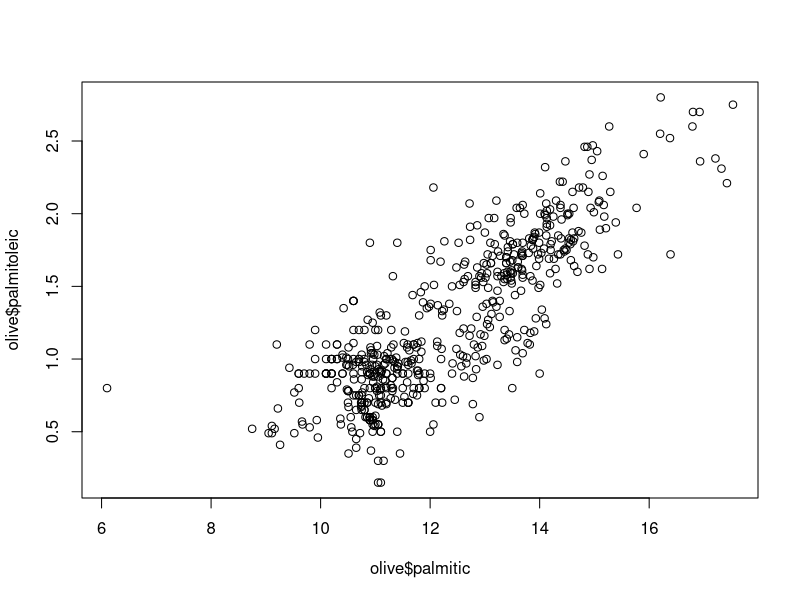
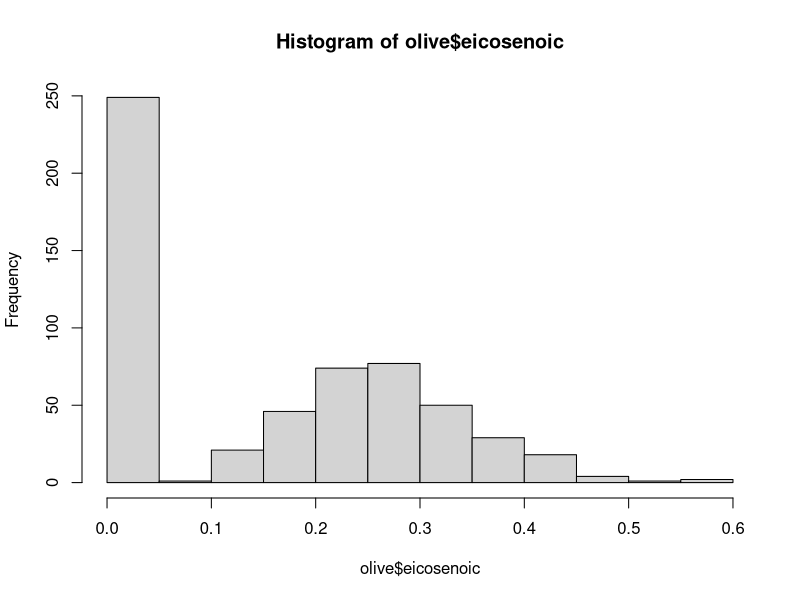
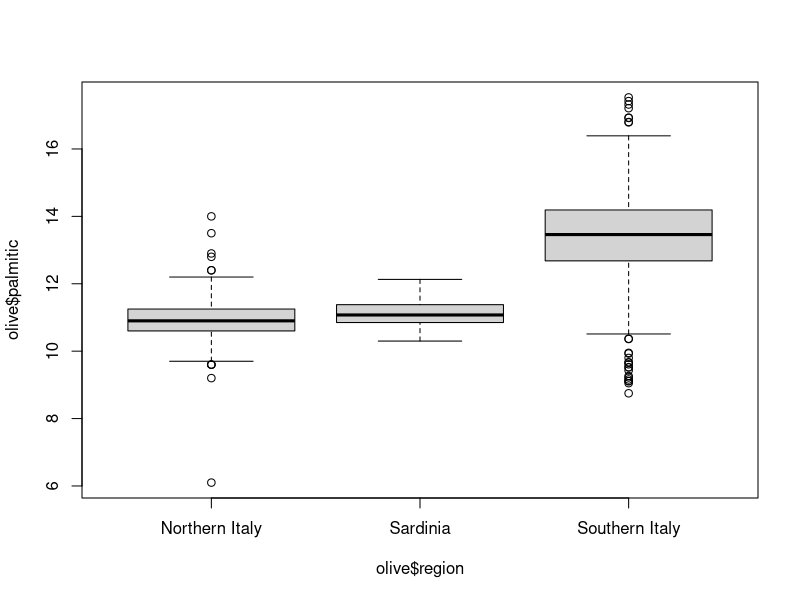

The R script that drew these images, in order:
library(data.table)
library(tidyverse)
library(dplyr)
library(dslabs)
data(heights)
options(digits = 3)

avg <- heights %>% summarize(average = mean(height)) %>% pull()
ind <- heights$height > avg
sum(ind)

fem_height <- heights %>% filter(sex == "Female")
ind <- fem_height$height > avg
sum(ind)

gender <- heights$sex
men <- gender == "Male"
women <- gender == "Female"
sum(women) / (sum(men) + sum(women))

heights <- setDT(heights)
min_height <- heights[, .(minimum = min(height))]
index <- match(min_height, heights$height)
heights$sex[index]

max_height <- heights[, .(maximum = max(height))]
x <- seq(as.numeric(min_height), as.numeric(max_height))
x

sum(!x %in% heights$height)

heights2 <- mutate(heights, ht_cm = height * 2.54)
heights2[18]
heights2 %>% summarize(avg_cm = mean(ht_cm))

females <- heights2 %>% filter(sex == "Female") %>% data.frame()
females %>% summarize(avg = mean(ht_cm))

data(olive)
head(olive)
plot(olive$palmitic, olive$palmitoleic)

hist(olive$eicosenoic)

boxplot(olive$palmitic~olive$region)
